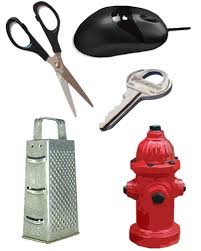
#> input picture Object_counting/3.jpeg, 201 x 251 px
$ python object_counting.py --image 3.jpeg
#> lines starting #> are read from the running program, lines starting #| are printed output that depends on the picture; after the words box and inside, x2 and y2 are one past the last pixel; in counts of white or black regions, pixels touching at a corner belong together
# import the necessary packages
import argparse
import imutils
import cv2

# construct the argument parser and parse the arguments
ap = argparse.ArgumentParser()
ap.add_argument("-i", "--image", required=True,
	help="path to input image")
args = vars(ap.parse_args())


# load the input image (whose path was supplied via command line
# argument) and display the image to our screen
image = cv2.imread(args["image"])
#> image is the input picture: shape (251, 201, 3); mean B, G, R 196.6, 197.8, 209.7
cv2.imshow("Image", image)

blurred = cv2.GaussianBlur(image, (5, 5), 0)
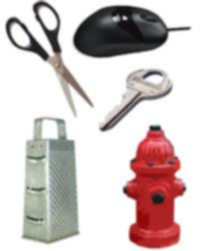
#> blurred: shape (251, 201, 3); mean B, G, R 196.6, 197.8, 209.7


# convert the image to grayscale
gray = cv2.cvtColor(blurred, cv2.COLOR_BGR2GRAY)
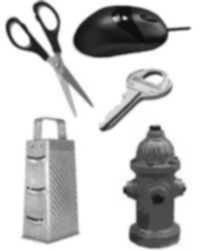
#> gray: shape (251, 201); min 11, max 255, mean 201.2
cv2.imshow("Gray", gray)

# applying edge detection we can find the outlines of objects in
# images
edged = cv2.Canny(gray, 30, 150)
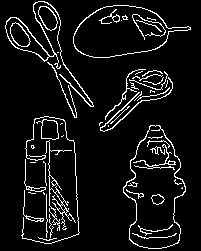
#> edged: shape (251, 201); 7.5% white in thin lines or dots
cv2.imshow("Edged", edged)

# threshold the image by setting all pixel values less than 225
# to 255 (white; foreground) and all pixel values >= 225 to 255
# (black; background), thereby segmenting the image
thresh = cv2.threshold(gray, 225, 255, cv2.THRESH_BINARY_INV)[1]
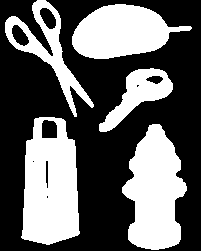
#> thresh: shape (251, 201); 38.9% white; 5 white regions, box (x1, y1, x2, y2) and area: (21, 117, 80, 245) 5821, (122, 124, 187, 250) 5412, (72, 4, 192, 59) 4227, (5, 0, 94, 117) 2354, (99, 68, 173, 132) 1804
cv2.imshow("Thresh", thresh)

# a typical operation we may want to apply is to take our mask and
# apply a bitwise AND to our input image, keeping only the masked
# regions
mask = thresh.copy()
output = cv2.bitwise_and(image, image, mask=mask)
cv2.imshow("Output", output)

# we apply erosions to reduce the size of foreground objects
mask = thresh.copy()
mask = cv2.erode(mask, None, iterations=5)
#> mask: shape (251, 201); 19% white; 10 white regions (5 under 20 px), largest, box (x1, y1, x2, y2) and area: (130, 130, 180, 244) 3390, (28, 142, 74, 239) 3276, (78, 9, 164, 54) 2695, (128, 86, 166, 104) 200, (134, 75, 141, 80) 22
cv2.imshow("Eroded", mask)


# similarly, dilations can increase the size of the ground objects
mask = thresh.copy()
mask = cv2.dilate(mask, None, iterations=5)
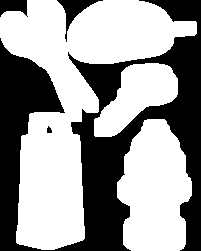
#> mask: shape (251, 201); 60.3% white; 4 black regions
cv2.imshow("Dilated", mask)

# find contours (i.e., outlines) of the foreground objects in the
# thresholded image
cnts = cv2.findContours(thresh.copy(), cv2.RETR_EXTERNAL,
	cv2.CHAIN_APPROX_SIMPLE)
#> cnts = 5 contours; box (x1, y1, x2, y2) and area: (21, 117, 80, 245) 5958, (122, 124, 187, 250) 5255, (72, 4, 192, 59) 4094, (5, 0, 94, 117) 2598, (99, 68, 173, 132) 1800
cnts = imutils.grab_contours(cnts)
output = image.copy()

print(cnts)
#> (printed output is left out)

# loop over the contours
for c in cnts:
	# draw each contour on the output image with a 3px thick purple
	# outline, then display the output contours one at a time
	cv2.drawContours(output, [c], -1, (240, 0, 159), 3)
	cv2.imshow("Contours", output)
#> this loop made 5 passes
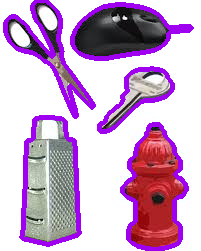
#> output: shape (251, 201, 3); 14.59% of pixels changed, all inside (x1, y1, x2, y2) = (3, 0, 194, 251)

# draw the total number of contours found in purple
text = "I found {} objects!".format(len(cnts))
#> text = 'I found 5 objects!'
cv2.putText(output, text, (10, 25),  cv2.FONT_HERSHEY_SIMPLEX, 0.7,(240, 0, 159), 2)
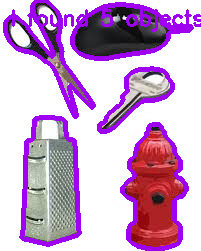
#> output: shape (251, 201, 3); 1.97% of pixels changed, all inside (x1, y1, x2, y2) = (12, 9, 201, 32)
cv2.imshow("Contours", output)


cv2.waitKey(0)

$ run again, on Object_counting/1.png
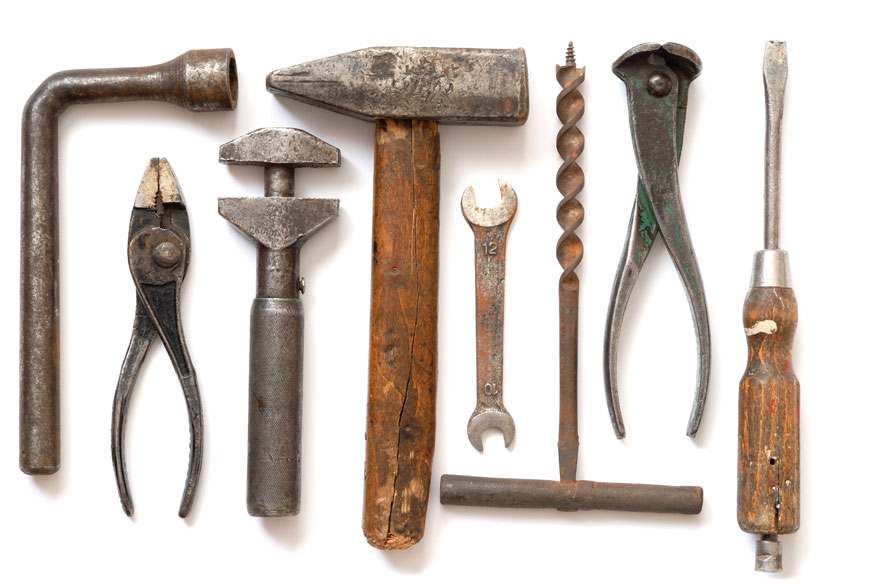
#> input picture Object_counting/1.png, 872 x 584 px
#> image is the input picture: shape (584, 872, 3); mean B, G, R 192.6, 199.2, 208.3
#> `edged = cv2.Canny(gray, 30, 150)`:
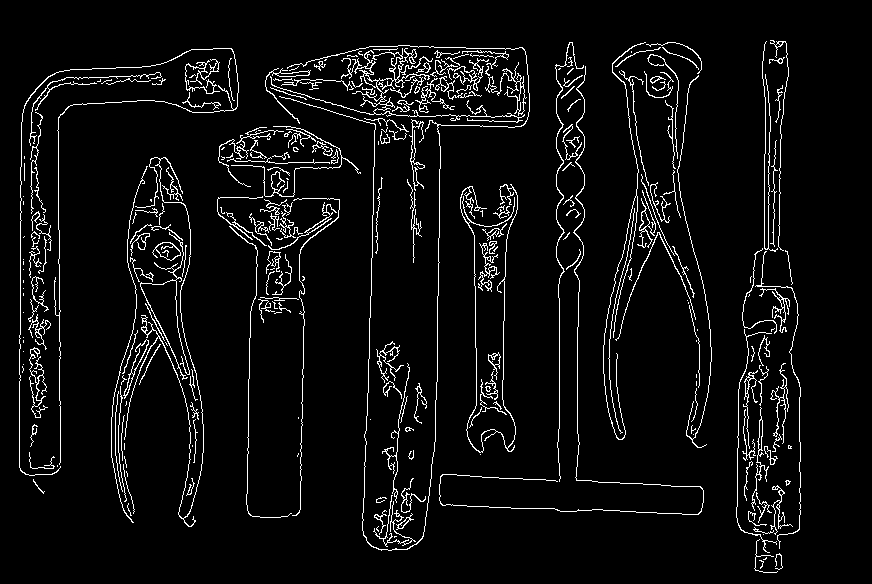
#> edged: shape (584, 872); 5.3% white in thin lines or dots, all inside (x1, y1, x2, y2) = (19, 40, 801, 573)
#> thresh: shape (584, 872); 40.7% white; 6 white regions, box (x1, y1, x2, y2) and area: (18, 41, 705, 572) 137903, (602, 41, 715, 447) 21915, (736, 40, 802, 578) 21557, (110, 157, 207, 526) 17141, (460, 184, 519, 454) 8541, (465, 186, 474, 201) 73
#> cnts = 6 contours; box (x1, y1, x2, y2) and area: (18, 41, 705, 572) 135438, (736, 40, 802, 578) 21491, (602, 41, 715, 447) 21310, (110, 157, 207, 526) 16595, (460, 184, 519, 454) 8174, (465, 186, 474, 201) 57
#> (printed output is left out)
#> the loop `for c in cnts:` made 6 passes
#> text = 'I found 6 objects!'
#> `cv2.putText(output, text, (10, 25),  cv2.FONT_HERSHEY_SIMPLEX, 0.7,(24..`:
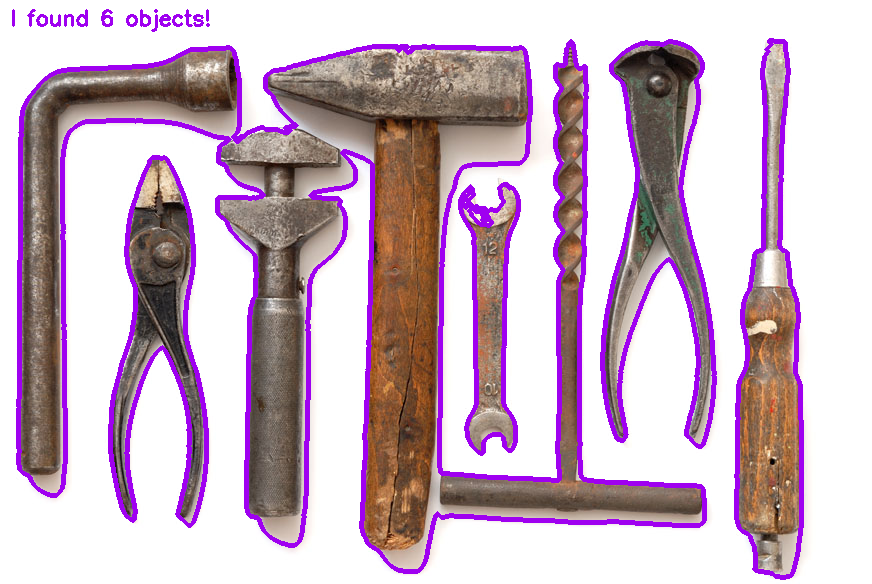
#> output: shape (584, 872, 3); mean B, G, R 195.9, 179.8, 203

$ run again, on Object_counting/2.png
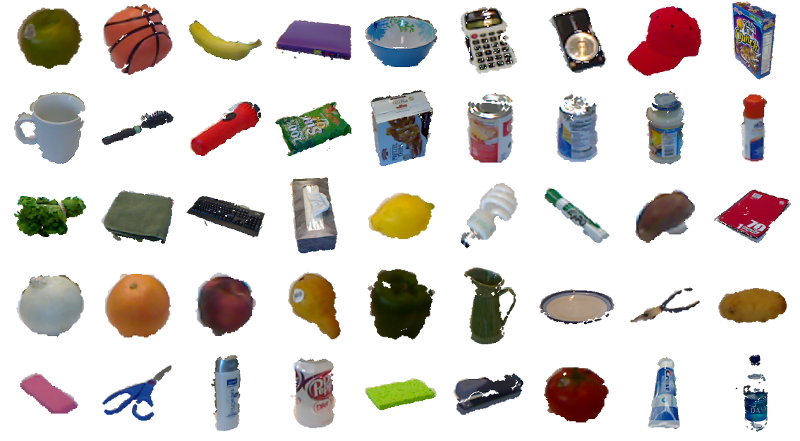
#> input picture Object_counting/2.png, 800 x 441 px
#> image is the input picture: shape (441, 800, 3); mean B, G, R 207.2, 210.1, 215
#> `edged = cv2.Canny(gray, 30, 150)`:
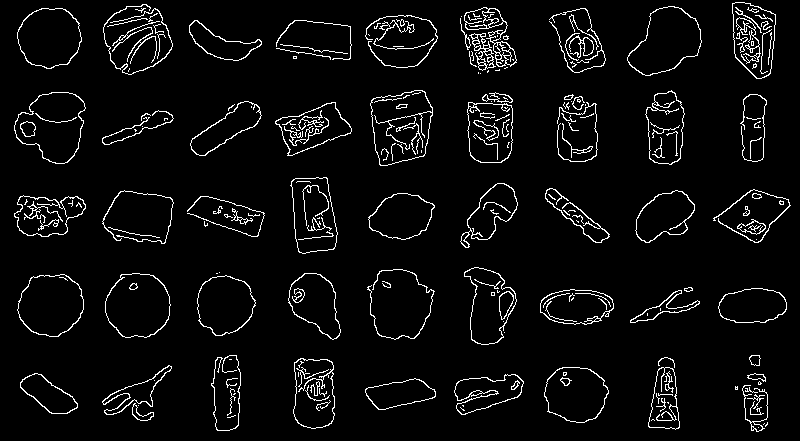
#> edged: shape (441, 800); 4.9% white in thin lines or dots
#> thresh: shape (441, 800); 30.2% white; 52 white regions (5 under 20 px), largest, box (x1, y1, x2, y2) and area: (370, 89, 434, 167) 3855, (367, 268, 436, 341) 3697, (103, 3, 173, 76) 3696
#> cnts = 52 contours, 5 with area under 20; largest, box (x1, y1, x2, y2) and area: (370, 89, 434, 167) 3740, (103, 3, 173, 76) 3596, (367, 268, 436, 341) 3594, (14, 92, 86, 165) 3559, (626, 5, 702, 77) 3414
#> (printed output is left out)
#> the loop `for c in cnts:` made 52 passes
#> c on passes 1, 2, 4, 34: [[747, 426], [747, 427]], [[736, 387], [735, 388], [736, 389], [737, 388]], [[758, 382], [759, 383], [760, 382]], [[566, 102], [565, 103], [566, 103]]
#> text = 'I found 52 objects!'
#> `cv2.putText(output, text, (10, 25),  cv2.FONT_HERSHEY_SIMPLEX, 0.7,(24..`:
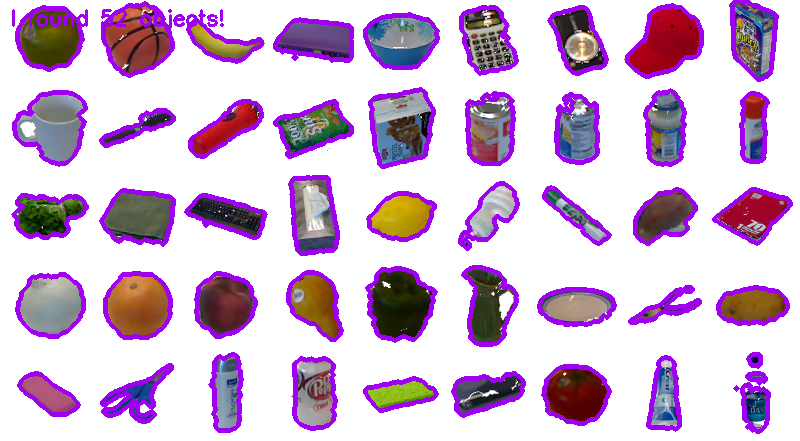
#> output: shape (441, 800, 3); mean B, G, R 212.9, 186.2, 210.1

$ run again, on Object_counting/4.png
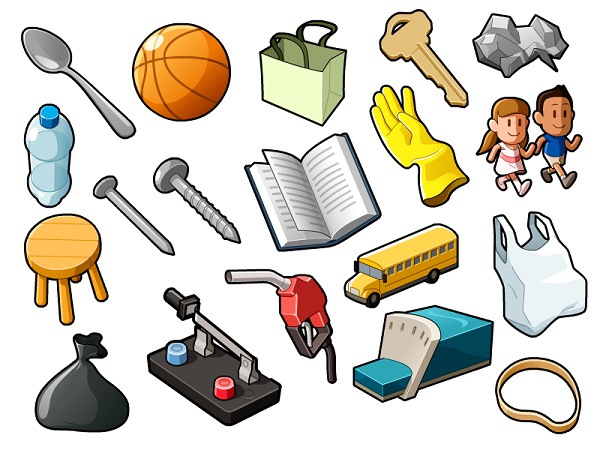
#> input picture Object_counting/4.png, 600 x 450 px
#> image is the input picture: shape (450, 600, 3); mean B, G, R 195.2, 207.2, 212
#> edged: shape (450, 600); 8.9% white in thin lines or dots, all inside (x1, y1, x2, y2) = (20, 8, 588, 435)
#> thresh: shape (450, 600); 38.5% white; 20 white regions, largest, box (x1, y1, x2, y2) and area: (146, 286, 283, 427) 9484, (352, 304, 495, 404) 9383, (243, 131, 383, 253) 8374
#> cnts = 19 contours; largest, box (x1, y1, x2, y2) and area: (243, 131, 383, 253) 11190, (352, 304, 495, 404) 9378, (146, 286, 283, 427) 9277, (492, 210, 589, 339) 8419, (131, 22, 232, 123) 7928
#> (printed output is left out)
#> the loop `for c in cnts:` made 19 passes
#> text = 'I found 19 objects!'
#> `cv2.putText(output, text, (10, 25),  cv2.FONT_HERSHEY_SIMPLEX, 0.7,(24..`:
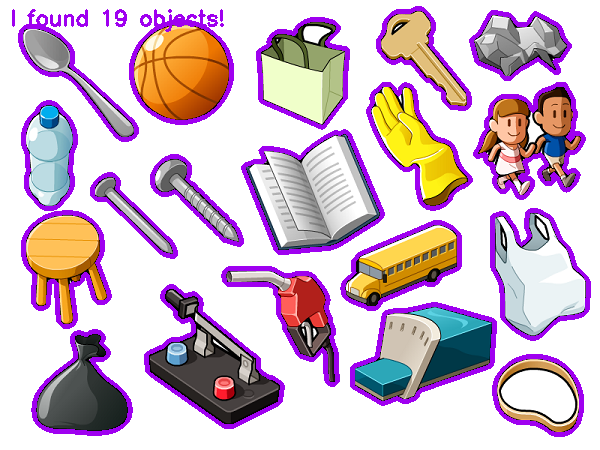
#> output: shape (450, 600, 3); mean B, G, R 202.5, 186.1, 209.8
